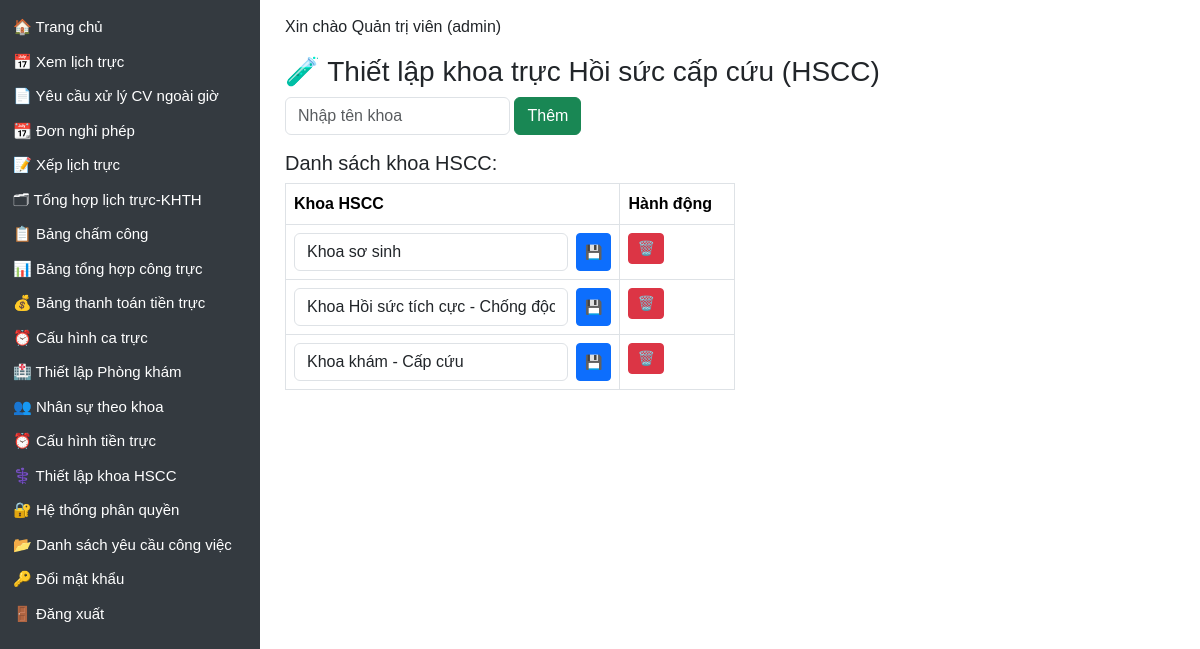
The app's page /configure-hscc (signed in), older data.
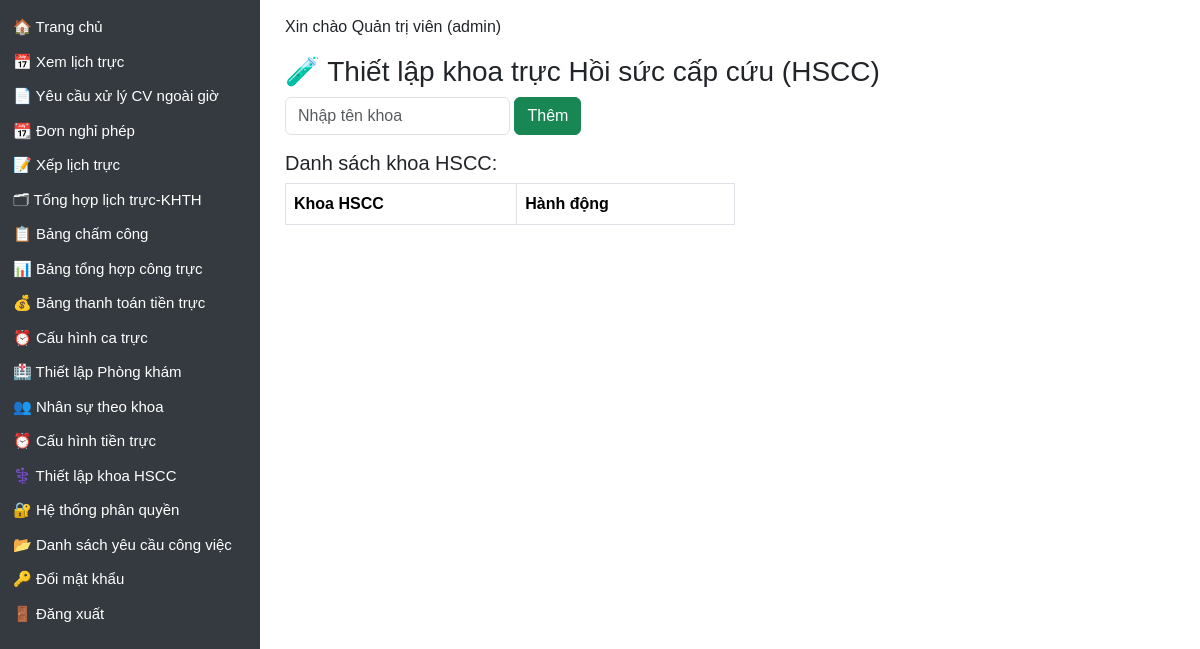
The same page, newer data.
### models/hscc_department.py (models this page shows)
class HSCCDepartment(db.Model):
    id = db.Column(db.Integer, primary_key=True)
    department_name = db.Column(db.String(100), unique=True, nullable=False)

### app.py (the view)
@app.route('/configure-hscc', methods=['GET', 'POST'])
def configure_hscc():
    if session.get('role') != 'admin':
        return "Chỉ admin được phép truy cập."
    if request.method == 'POST':
        new_dept = request.form.get('department').strip()
        if new_dept and not HSCCDepartment.query.filter_by(department_name=new_dept).first():
            hscc = HSCCDepartment(department_name=new_dept)
            db.session.add(hscc)
            db.session.commit()
    departments = HSCCDepartment.query.all()
    return render_template('configure_hscc.html', departments=departments)

### app.py (called while the page is built)
@login_manager.user_loader
def load_user(user_id):
    return db.session.get(User, int(user_id))

@app.context_processor
def inject_user():
    user = None
    if 'user_id' in session:
        user = db.session.get(User, session['user_id'])
    return dict(user=user)

@app.context_processor
def inject_helpers():
    return dict(get_titled_names=get_titled_names)

@app.context_processor
def inject_helpers():
    return dict(get_titled_names=get_titled_names)

### templates/configure_hscc.html
{% extends 'layout.html' %}
{% block content %}
<h3>🧪 Thiết lập khoa trực Hồi sức cấp cứu (HSCC)</h3>
<form method="post" class="mb-3">
  <input type="text" name="department" placeholder="Nhập tên khoa" class="form-control w-25 d-inline" required>
  <button class="btn btn-success">Thêm</button>
</form>
<h5>Danh sách khoa HSCC:</h5>
<table class="table table-bordered w-50">
  <thead>
    <tr><th>Khoa HSCC</th><th>Hành động</th></tr>
  </thead>
  <tbody>
    {% for dept in departments %}
    <tr>
      <td>
        <form method="post" action="/configure-hscc/update/{{ dept.id }}" class="d-flex">
          <input type="text" name="new_name" value="{{ dept.department_name }}" class="form-control me-2" required>
          <button type="submit" class="btn btn-sm btn-primary">💾</button>
        </form>
      </td>
      <td>
        <form method="post" action="/configure-hscc/delete/{{ dept.id }}" onsubmit="return confirm('Bạn chắc chắn muốn xóa?')">
          <button type="submit" class="btn btn-sm btn-danger">🗑️</button>
        </form>
      </td>
    </tr>
    {% endfor %}
  </tbody>
</table>
{% endblock %}

Row changes from the older to the newer data that the page shows:
removed HSCCDepartment: new_name "Khoa sơ sinh"
removed HSCCDepartment: new_name "Khoa Hồi sức tích cực - Chống độc"
removed HSCCDepartment: new_name "Khoa khám - Cấp cứu"
